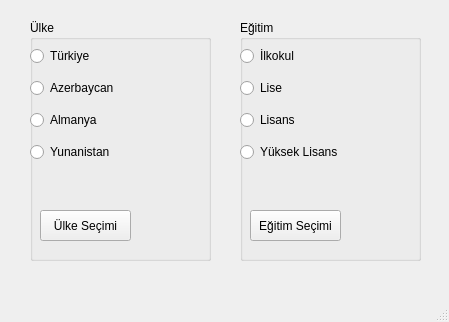
<?xml version="1.0" encoding="UTF-8"?>
<ui version="4.0">
 <class>MainWindow</class>
 <widget class="QMainWindow" name="MainWindow">
  <property name="geometry">
   <rect>
    <x>0</x>
    <y>0</y>
    <width>449</width>
    <height>322</height>
   </rect>
  </property>
  <property name="windowTitle">
   <string>MainWindow</string>
  </property>
  <widget class="QWidget" name="centralwidget">
   <widget class="QGroupBox" name="groupBoxUlke">
    <property name="geometry">
     <rect>
      <x>30</x>
      <y>20</y>
      <width>181</width>
      <height>241</height>
     </rect>
    </property>
    <property name="title">
     <string>Ülke</string>
    </property>
    <widget class="QWidget" name="gridLayoutWidget">
     <property name="geometry">
      <rect>
       <x>0</x>
       <y>20</y>
       <width>111</width>
       <height>131</height>
      </rect>
     </property>
     <layout class="QGridLayout" name="gridLayoutUlke">
      <item row="2" column="0">
       <widget class="QRadioButton" name="radioAlmanya">
        <property name="text">
         <string>Almanya</string>
        </property>
       </widget>
      </item>
      <item row="0" column="0">
       <widget class="QRadioButton" name="radioTurkiye">
        <property name="text">
         <string>Türkiye</string>
        </property>
       </widget>
      </item>
      <item row="3" column="0">
       <widget class="QRadioButton" name="radioYunanistan">
        <property name="text">
         <string>Yunanistan</string>
        </property>
       </widget>
      </item>
      <item row="1" column="0">
       <widget class="QRadioButton" name="radioAzerbaycan">
        <property name="text">
         <string>Azerbaycan</string>
        </property>
       </widget>
      </item>
     </layout>
    </widget>
    <widget class="QLabel" name="lblUlke">
     <property name="geometry">
      <rect>
       <x>0</x>
       <y>150</y>
       <width>171</width>
       <height>31</height>
      </rect>
     </property>
     <property name="text">
      <string/>
     </property>
    </widget>
    <widget class="QPushButton" name="btnUlke">
     <property name="geometry">
      <rect>
       <x>10</x>
       <y>190</y>
       <width>91</width>
       <height>31</height>
      </rect>
     </property>
     <property name="text">
      <string>Ülke Seçimi</string>
     </property>
    </widget>
   </widget>
   <widget class="QGroupBox" name="groupBoxEgitim">
    <property name="geometry">
     <rect>
      <x>240</x>
      <y>20</y>
      <width>181</width>
      <height>241</height>
     </rect>
    </property>
    <property name="title">
     <string>Eğitim</string>
    </property>
    <widget class="QWidget" name="gridLayoutWidget_2">
     <property name="geometry">
      <rect>
       <x>0</x>
       <y>20</y>
       <width>111</width>
       <height>131</height>
      </rect>
     </property>
     <layout class="QGridLayout" name="gridLayoutEgitim">
      <item row="1" column="0">
       <widget class="QRadioButton" name="radioLise">
        <property name="text">
         <string>Lise</string>
        </property>
       </widget>
      </item>
      <item row="2" column="0">
       <widget class="QRadioButton" name="radioLisans">
        <property name="text">
         <string>Lisans</string>
        </property>
       </widget>
      </item>
      <item row="3" column="0">
       <widget class="QRadioButton" name="radioYuksekLisans">
        <property name="text">
         <string>Yüksek Lisans</string>
        </property>
       </widget>
      </item>
      <item row="0" column="0">
       <widget class="QRadioButton" name="radiolkokul">
        <property name="text">
         <string>İlkokul</string>
        </property>
       </widget>
      </item>
     </layout>
    </widget>
    <widget class="QLabel" name="lblEgitim">
     <property name="geometry">
      <rect>
       <x>0</x>
       <y>150</y>
       <width>171</width>
       <height>31</height>
      </rect>
     </property>
     <property name="text">
      <string/>
     </property>
    </widget>
    <widget class="QPushButton" name="btnEgitim">
     <property name="geometry">
      <rect>
       <x>10</x>
       <y>190</y>
       <width>91</width>
       <height>31</height>
      </rect>
     </property>
     <property name="text">
      <string>Eğitim Seçimi</string>
     </property>
    </widget>
   </widget>
  </widget>
  <widget class="QMenuBar" name="menubar">
   <property name="geometry">
    <rect>
     <x>0</x>
     <y>0</y>
     <width>449</width>
     <height>21</height>
    </rect>
   </property>
  </widget>
  <widget class="QStatusBar" name="statusbar"/>
 </widget>
 <resources/>
 <connections/>
</ui>
